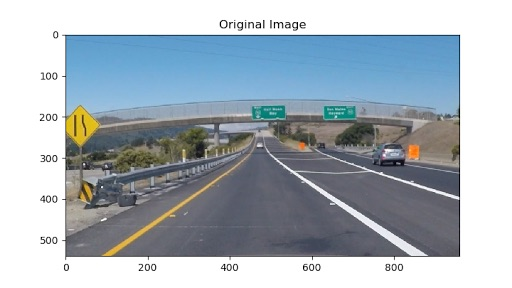
#> input picture test_images/exit-line.jpg, 512 x 288 px, given in place of solidWhiteRight.jpg, which was not available
$ jupyter execute --allow-errors P1_solved.ipynb   (shell and % lines are left out)   (text cells are left out)
#> lines starting #> are read from the running program, lines starting #| are printed output that depends on the picture; after the words box and inside, x2 and y2 are one past the last pixel; in counts of white or black regions, pixels touching at a corner belong together; pictures that were not available may be replaced by others from this repository, and a replacement may not be noted
[cell 1]
#importing some useful packages
import matplotlib.pyplot as plt
import matplotlib.image as mpimg
import numpy as np
import scipy
import cv2

[cell 2]
#reading in an image
image = mpimg.imread('test_images/solidWhiteRight.jpg')
#> image is the input picture: shape (288, 512, 3); mean R, G, B 168.1, 178.9, 187.4

#printing out some stats and plotting
print('This image is:', type(image), 'with dimesions:', image.shape)
#| This image is: <class 'numpy.ndarray'> with dimesions: (288, 512, 3)
plt.imshow(image)  # if you wanted to show a single color channel image called 'gray', for example, call as plt.imshow(gray, cmap='gray')

[cell 3]
import math

def grayscale(img):
    """Applies the Grayscale transform
    This will return an image with only one color channel
    but NOTE: to see the returned image as grayscale
    (assuming your grayscaled image is called 'gray')
    you should call plt.imshow(gray, cmap='gray')"""
    return cv2.cvtColor(img, cv2.COLOR_RGB2GRAY)
    # Or use BGR2GRAY if you read an image with cv2.imread()
    # return cv2.cvtColor(img, cv2.COLOR_BGR2GRAY)

def whitescale(img):
    x=170
    return  cv2.inRange(img, (x, x,x), (255, 255, 255))  #cv2.inRange(hsv, (0, 0, 100), (0, 10, 95))

def yellowscale(img):
    hsv = cv2.cvtColor(img, cv2.COLOR_RGB2HSV)
    return cv2.inRange(hsv, (20, 80, 80), (25, 255, 255))


def canny(img, low_threshold, high_threshold):
    """Applies the Canny transform"""
    return cv2.Canny(img, low_threshold, high_threshold)

def gaussian_blur(img, kernel_size):
    """Applies a Gaussian Noise kernel"""
    return cv2.GaussianBlur(img, (kernel_size, kernel_size), 0)

def region_of_interest(img, vertices):
    """
    Applies an image mask.

    Only keeps the region of the image defined by the polygon
    formed from `vertices`. The rest of the image is set to black.
    """
    #defining a blank mask to start with
    mask = np.zeros_like(img)

    #defining a 3 channel or 1 channel color to fill the mask with depending on the input image
    if len(img.shape) > 2:
        channel_count = img.shape[2]  # i.e. 3 or 4 depending on your image
        ignore_mask_color = (255,) * channel_count
    else:
        ignore_mask_color = 255

    #filling pixels inside the polygon defined by "vertices" with the fill color
    cv2.fillPoly(mask, vertices, ignore_mask_color)

    #returning the image only where mask pixels are nonzero
    masked_image = cv2.bitwise_and(img, mask)
    return masked_image


######
def draw_lines(img, lines, color=[0,128,255], thickness = 5):
    global ave_rigth_slope
    global temp
    global f
    Left_lane_x=[]
    Left_lane_y=[]
    Right_lane_x=[]
    Right_lane_y=[]
    Left_intercepts=[]
    Right_intercepts=[]

    Left_slope=[]
    Right_slope=[]

    y_max = img.shape[0]
    y_min = img.shape[0]

    for line in lines:
        for x1,y1,x2,y2 in line:

            slope = float((y2-y1)/(x2-x1))

            if not np.isnan(slope) or np.isinf(slope) or (slope == 0):
                #https://www.desmos.com/calculator
                if (slope > -2) and (slope < -0.5):
                    Left_slope.append(slope)
                    Left_lane_x.append(x1)
                    Left_lane_y.append(y1)
                    Left_lane_x.append(x2)
                    Left_lane_y.append(y2)
                    Left_intercepts.append(y1 -slope*x1)

                if (slope > 0.5) and (slope < 2) :
                    Right_slope.append( slope)
                    Right_lane_x.append(x1)
                    Right_lane_y.append(y1)
                    Right_lane_x.append(x2)
                    Right_lane_y.append(y2)

                    Right_intercepts.append(y1 -slope*x1)

            y_min = min(y_min, y1, y2)
            y_max = max(y_max, y1, y2)
    if len(Right_slope) > 0 and len(Right_lane_x) > 0 and len(Right_lane_y) > 0:
        ave_rigth_slope = sum(Right_slope) / len(Right_slope)
        # [8 lines of commented-out code are left out]

        ave_right_line_x = sum(Right_lane_x) / len(Right_lane_x)
        ave_right_line_y = sum(Right_lane_y ) / len(Right_lane_y)
        intercept = sum(Right_intercepts) / len(Right_intercepts)
        x_min=int((y_min-intercept)/ave_rigth_slope)
        x_max = int((y_max - intercept)/ ave_rigth_slope)
        cv2.line(img, (x_min, y_min), (x_max, y_max), color, thickness)

    if len(Left_slope) > 0 and len(Left_lane_x) > 0 and len(Left_lane_y) > 0:
        temp = sum(Left_slope) / len(Left_slope)


        ave_left_slope = sum(Left_slope) / len(Left_slope)
        ave_left_line_x = sum(Left_lane_x) / len(Left_lane_x)
        ave_left_line_y = sum(Left_lane_y ) / len(Left_lane_y)
        intercept = sum(Left_intercepts) / len(Left_intercepts)
        x_min=int((y_min-intercept)/ave_left_slope)
        x_max = int((y_max - intercept)/ ave_left_slope)

        cv2.line(img, (x_min, y_min), (x_max, y_max), color, thickness)


def hough_lines(img, rho, theta, threshold, min_line_len, max_line_gap):
    """
    `img` should be the output of a Canny transform.

    Returns an image with hough lines drawn.
    """
    lines = cv2.HoughLinesP(img, rho, theta, threshold, np.array([]), minLineLength=min_line_len, maxLineGap=max_line_gap)
    line_img = np.zeros((img.shape[0], img.shape[1], 3), dtype=np.uint8)
    draw_lines(line_img, lines)


    return line_img


# Python 3 has support for cool math symbols.
def weighted_img(img, initial_img, α=0.8, β=1., λ=0.):
    """
    `img` is the output of the hough_lines(), An image with lines drawn on it.
    Should be a blank image (all black) with lines drawn on it.

    `initial_img` should be the image before any processing.

    The result image is computed as follows:

    initial_img * α + img * β + λ
    NOTE: initial_img and img must be the same shape!
    """
    return cv2.addWeighted(initial_img, α, img, β, λ)

[cell 4]
import os
os.listdir("test_images/")

[cell 5]
def read_image(folder, image):
    image_file = os.path.join(folder, image)
    return mpimg.imread(image_file)

# [21 lines left out: functions load_image, save_image, my_listdir, not called in this run]

#load_image(folder)

[cell 6]
def process_image(image,display=False):
    # NOTE: The output you return should be a color image (3 channel) for processing video below
    # TODO: put your pipeline here,
    # you should return the final output (image where lines are drawn on lanes)
    #load grayscale image
    gray = grayscale(image)

    white=whitescale(image)

    #load grayscale image
    yellow=yellowscale(image)

    gray_yellow = cv2.bitwise_or(yellow, white)

    # Define a kernel size and apply Gaussian smoothing
    kernel_size = 5
    #blur_gray = cv2.GaussianBlur(gray,(kernel_size, kernel_size),0)
    blur_gray = gaussian_blur(gray_yellow,kernel_size)


    # Define our parameters for Canny and apply
    low_threshold = 70
    high_threshold = 210
    edges = canny(blur_gray, low_threshold, high_threshold)

    # Next we'll create a masked edges image
    mask = np.zeros_like(edges)
    ignore_mask_color = 255

    # This time we are defining a four sided polygon to mask
    imshape = image.shape
    xsize=imshape[1]
    ysize=imshape[0]


    left_B = (xsize*1/16, ysize)
    left_Up = (xsize*7/16, ysize*10/16)
    rigth_Up = (xsize*9/16, ysize*10/16)
    right_B = (xsize-(xsize*.05/16), ysize)


    vertices = np.array([[left_B, left_Up, rigth_Up, right_B]], dtype=np.int32)
    # [10 lines of commented-out code are left out]
    roi = region_of_interest(edges, vertices)

    # Define the Hough transform parameters
    # Make a blank the same size as our image to draw on
    rho = 1 # distance resolution in pixels of the Hough grid
    theta = np.pi/180 # angular resolution in radians of the Hough grid
    threshold = 32     # minimum number of votes (intersections in Hough grid cell)
    min_line_length = 5 #minimum number of pixels making up a line
    max_line_gap = 200    # maximum gap in pixels between connectable line segments
    line_image = np.copy(image)*0 # creating a blank to draw lines on

    #lines = hough_lines(roi2, 1, np.pi/180, 32, 1, 200)

    # Run Hough on edge detected image
    # Output "lines" is an array containing endpoints of detected line segments
    #lines = cv2.HoughLinesP(roi, rho, theta, threshold, np.array([]),min_line_length, max_line_gap)
    lines = hough_lines(roi, rho, theta, threshold, min_line_length, max_line_gap)


    #blendign the images
    α=0.8
    β=1.
    λ=0.

    procesed_image = weighted_img(lines, image, α, β, λ)

    if display:
        print("orignal")
        plt.imshow(image)
        plt.show()
        print("white")
        plt.imshow(white,cmap='gray')
        plt.show()
        print("yellow")
        plt.imshow(yellow,cmap='gray')
        plt.show()
        print("white or yellow")
        plt.imshow(gray_yellow,cmap='gray')
        plt.show()

        print("blur")
        plt.imshow(blur_gray,cmap='gray')
        plt.show()
        print("edges")
        plt.imshow(edges,cmap='gray')
        plt.show()
        print("roi")
        #plt.plot(x, y, 'b--', lw=3)
        plt.imshow(roi)
        plt.show()
        print("lines")
        plt.imshow(lines, cmap='gray')
        plt.show()
        print("result")
        plt.imshow(procesed_image, cmap='gray')
        plt.show()


    return procesed_image

[cell 7]
#Test code for SINGLE image displaying all processed steps
def test_im(folder,single_image,single=False):
    if single:
        print("single")
        image = read_image(folder, single_image)
        processed_image = process_image(image,True)
    else:
        print("Multiple")
        image_files = my_listdir(folder)
        print (image_files)

        for single_image in image_files:
            image = read_image(folder, single_image)
            processed_image = process_image(image)

            new_image_file_path = os.path.dirname(folder) + '/' + os.path.splitext(single_image)[0] + '_processed' + os.path.splitext(single_image)[1]
            save_image(processed_image,new_image_file_path)
    print("completed")

    return

[cell 8]
#test_im("./test_images/","solidWhiteCurve.jpg",False)
test_im("./test_images/","solidWhiteCurve.jpg",True)
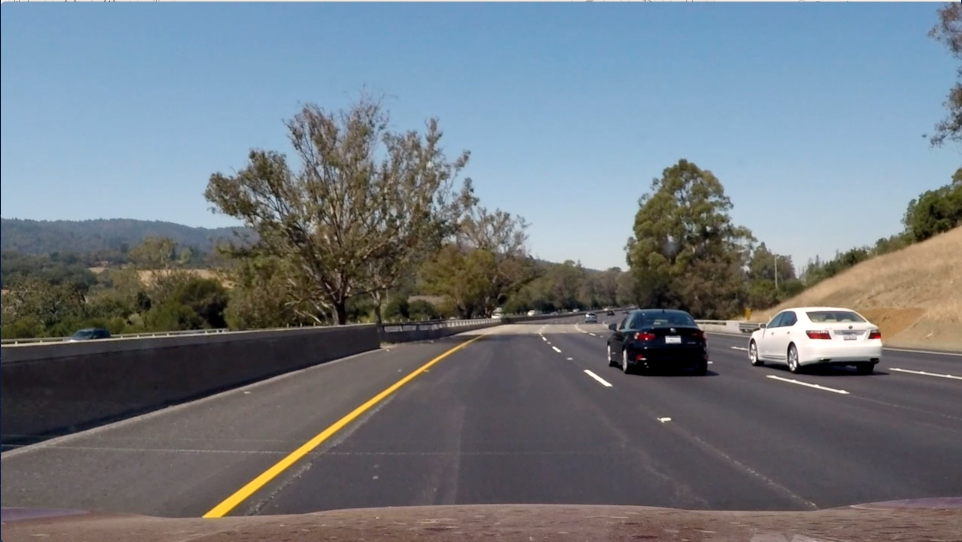
#> input picture test_images/yellow.jpg, 1924 x 1084 px, given in place of solidWhiteCurve.jpg, which was not available (shown at 1/2 size)
#> in read_image, returned value is the input picture: shape (1084, 1924, 3); mean R, G, B 112.6, 120.6, 128.1
#> in grayscale, `return cv2.cvtColor(img, cv2.COLOR_RGB2GRAY)`:
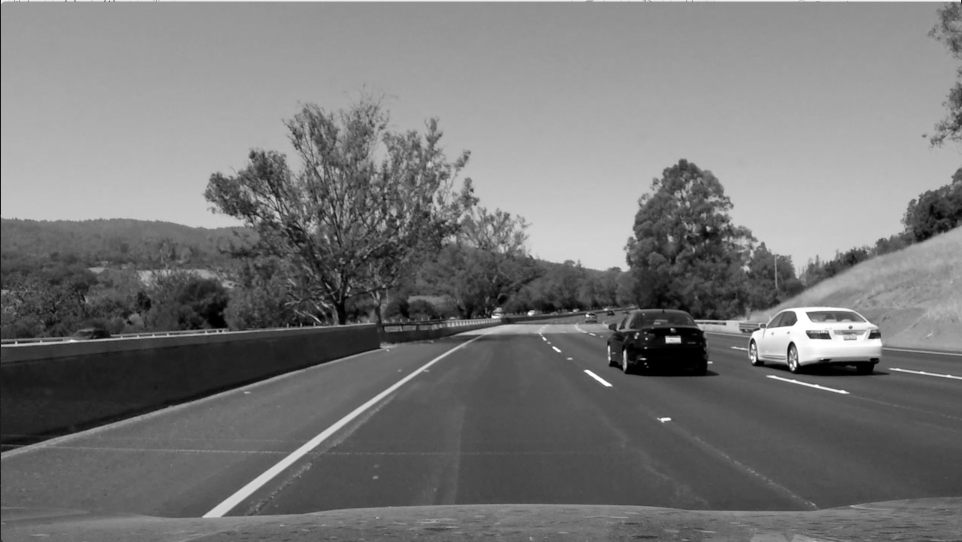
#> returned value: shape (1084, 1924) (shown at 1/2 size); min 0, max 255, mean 119
#> in whitescale, `return  cv2.inRange(img, (x, x,x), (255, 255, 255))`:
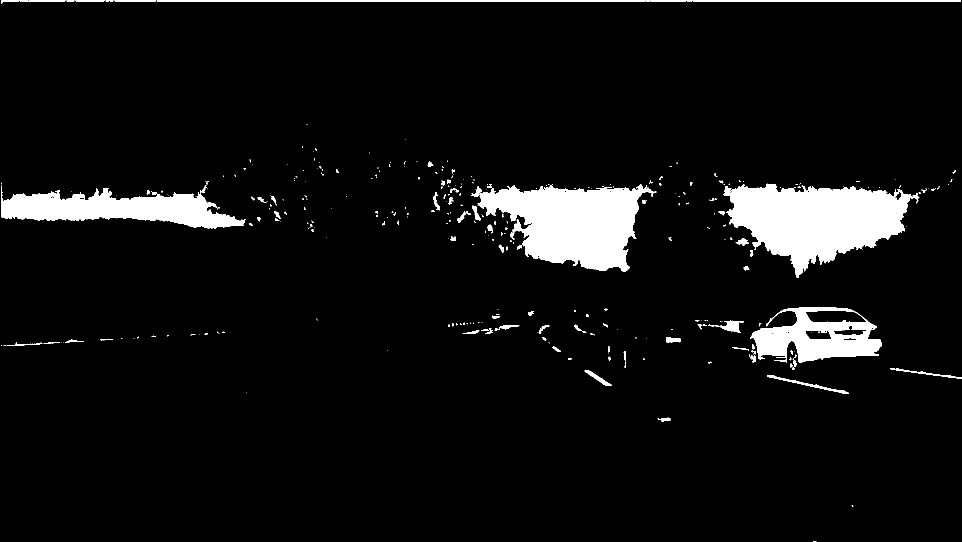
#> returned value: shape (1084, 1924) (shown at 1/2 size); 6.3% white; 344 white regions (255 under 20 px), largest, box (x1, y1, x2, y2) and area: (1447, 367, 1839, 556) 41517, (943, 368, 1313, 543) 37239, (2, 375, 491, 457) 22034
#> in yellowscale, `hsv = cv2.cvtColor(img, cv2.COLOR_RGB2HSV)`: hsv: shape (1084, 1924, 3); mean H, S, V 83.2, 63.8, 138.1
#> in yellowscale, `return cv2.inRange(hsv, (20, 80, 80), (25, 255, 255))`: returned value: shape (1084, 1924); 2.2% white; 889 white regions (774 under 20 px), largest, box (x1, y1, x2, y2) and area: (822, 493, 996, 621) 8844, (405, 734, 856, 1039) 8710, (384, 524, 529, 632) 4712
#> in process_image, `gray_yellow = cv2.bitwise_or(yellow, white)`:
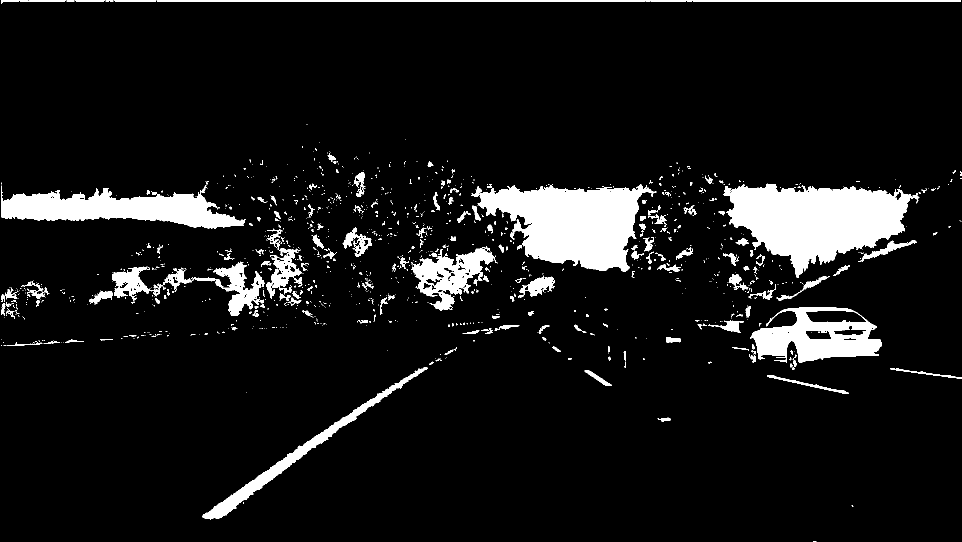
#> gray_yellow: shape (1084, 1924) (shown at 1/2 size); 8.5% white; 1233 white regions (1029 under 20 px), largest, box (x1, y1, x2, y2) and area: (1447, 367, 1839, 556) 41517, (943, 368, 1313, 543) 37239, (2, 375, 491, 457) 22034
#> in canny, `return cv2.Canny(img, low_threshold, high_threshold)`:
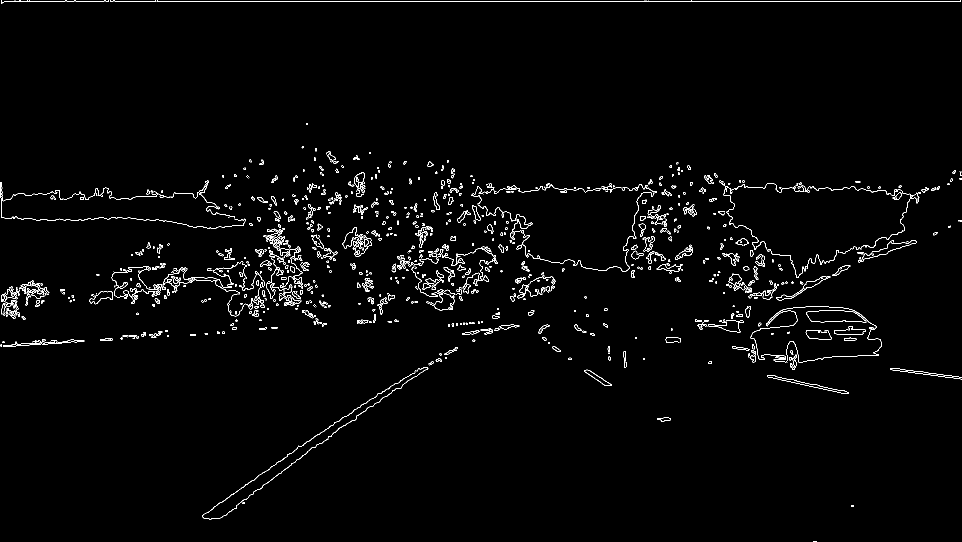
#> returned value: shape (1084, 1924) (shown at 1/2 size); 1.8% white in thin lines or dots
#> in region_of_interest, `cv2.fillPoly(mask, vertices, ignore_mask_color)`:
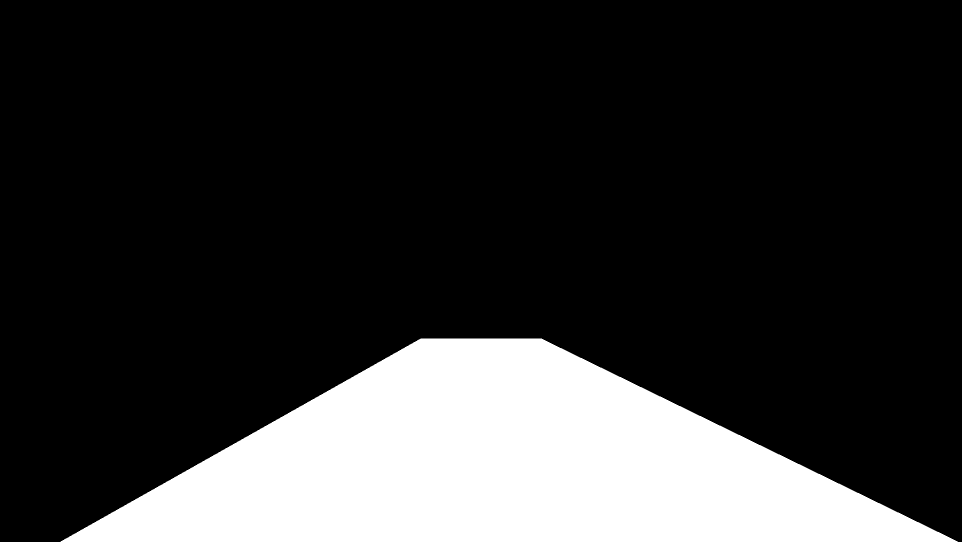
#> mask: shape (1084, 1924) (shown at 1/2 size); 19.9% white; 1 white region, box (x1, y1, x2, y2) and area: (121, 677, 1916, 1084) 414899
#> in region_of_interest, `masked_image = cv2.bitwise_and(img, mask)`:
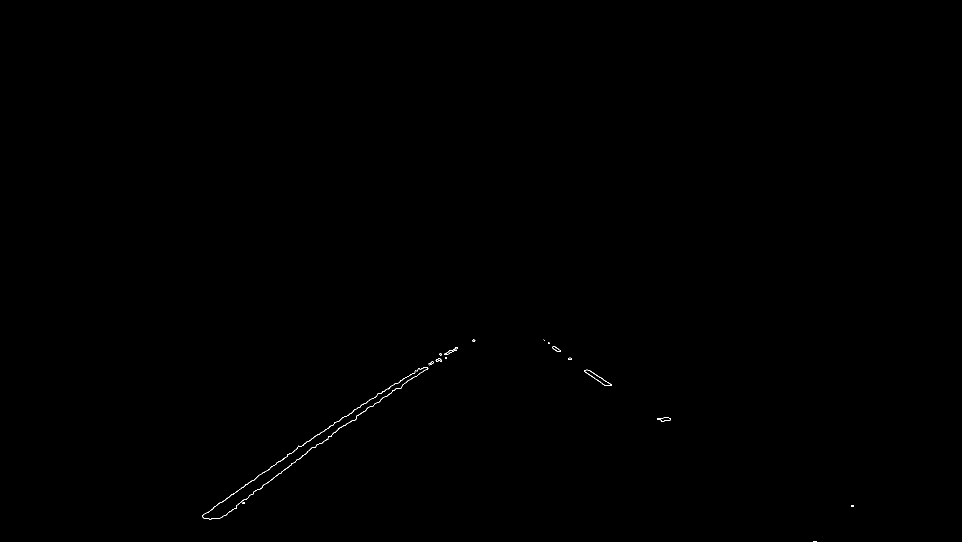
#> masked_image: shape (1084, 1924) (shown at 1/2 size); 0.09% white in thin lines or dots, all inside (x1, y1, x2, y2) = (405, 679, 1707, 1084)
#> in process_image, `line_image = np.copy(image)*0`: line_image: shape (1084, 1924, 3); every value is 0
#> in hough_lines, `lines = cv2.HoughLinesP(img, rho, theta, threshold, np.array([]), minL..`: lines = 15 rows, first 6: [405, 1030, 685, 834], [444, 1034, 838, 737], [405, 1031, 709, 818], [439, 1036, 836, 737], [709, 819, 900, 700], [733, 818, 914, 696]
#> the loop in draw_lines, `for line in lines:` made 15 passes
#> line on passes 1 to 12: [[405, 1030, 685, 834]], [[444, 1034, 838, 737]], [[405, 1031, 709, 818]], [[439, 1036, 836, 737]], [[709, 819, 900, 700]], [[733, 818, 914, 696]], [[1087, 679, 1328, 841]], [[712, 833, 914, 697]], [[668, 845, 901, 700]], [[596, 891, 912, 694]], [[470, 1017, 882, 707]], [[1169, 743, 1211, 771]]
#> after the loop in draw_lines, `for line in lines:`: Left_intercepts = [1313.5, 1368.7, 1314.8, 1366.6, 1260.7, 1312.1, 1312.4, 1260.7, 1262.6, 1370.6, 1369.3, 1365.6, 1261.2]; Left_lane_x = 26 values, max 914 at index 11, min 405 at index 0, mean 702.8; Left_lane_y = 26 values, max 1036 at index 6, min 694 at index 17, mean 835; Left_slope = [-0.7, -0.754, -0.701, -0.753, -0.623, -0.674, -0.673, -0.622, -0.623, -0.752, -0.753, -0.753, -0.625]; Right_intercepts = [-51.68, -36.33]; Right_lane_x = [1087, 1328, 1169, 1211]; Right_lane_y = [679, 841, 743, 771]; Right_slope = [0.672, 0.667]
#> in draw_lines, `ave_rigth_slope = sum(Right_slope) / len(Right_slope)`: ave_rigth_slope = 0.669
#> in draw_lines, `ave_right_line_x = sum(Right_lane_x) / len(Right_lane_x)`: ave_right_line_x = 1198.8
#> in draw_lines, `ave_right_line_y = sum(Right_lane_y ) / len(Right_lane_y)`: ave_right_line_y = 758.5
#> in draw_lines, `intercept = sum(Right_intercepts) / len(Right_intercepts)`: intercept = -44.01
#> in draw_lines, `x_min=int((y_min-intercept)/ave_rigth_slope)`: x_min = 1080
#> in draw_lines, `x_max = int((y_max - intercept)/ ave_rigth_slope)`: x_max = 1685
#> in draw_lines, `temp = sum(Left_slope) / len(Left_slope)`: temp = -0.693
#> in draw_lines, `ave_left_line_x = sum(Left_lane_x) / len(Left_lane_x)`: ave_left_line_x = 702.8
#> in draw_lines, `ave_left_line_y = sum(Left_lane_y ) / len(Left_lane_y)`: ave_left_line_y = 835
#> in draw_lines, `intercept = sum(Left_intercepts) / len(Left_intercepts)`: intercept = 1318.4
#> in draw_lines, `x_min=int((y_min-intercept)/ave_left_slope)`: x_min = 922
#> in draw_lines, `x_max = int((y_max - intercept)/ ave_left_slope)`: x_max = 338
#> in draw_lines, `cv2.line(img, (x_min, y_min), (x_max, y_max), color, thickness)`:
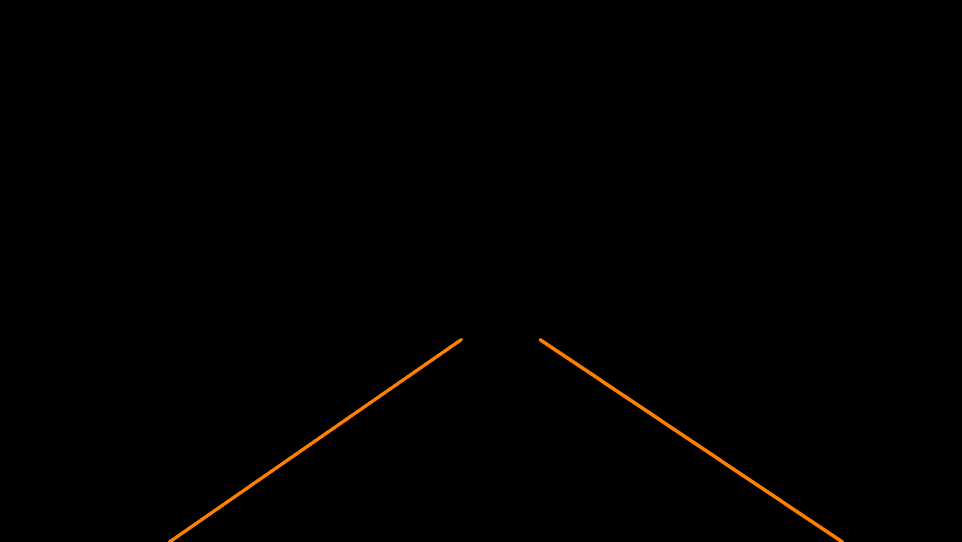
#> img: shape (1084, 1924, 3) (shown at 1/2 size); mean of channels 0, 1, 2 0, 0.6, 1.2; drawn as B, G, R
#> in weighted_img, `return cv2.addWeighted(initial_img, α, img, β, λ)`:
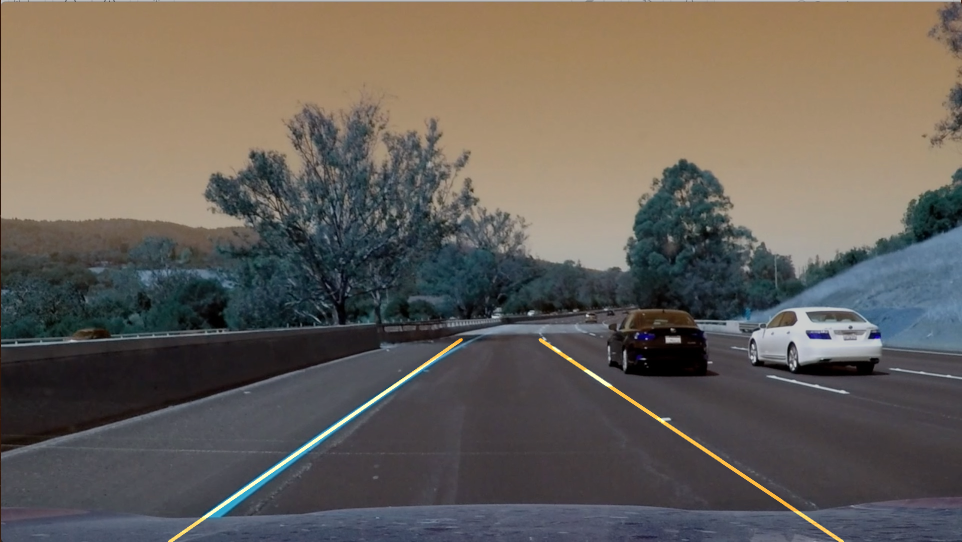
#> returned value: shape (1084, 1924, 3) (shown at 1/2 size); mean of channels 0, 1, 2 90.1, 97, 103.3; drawn as B, G, R
